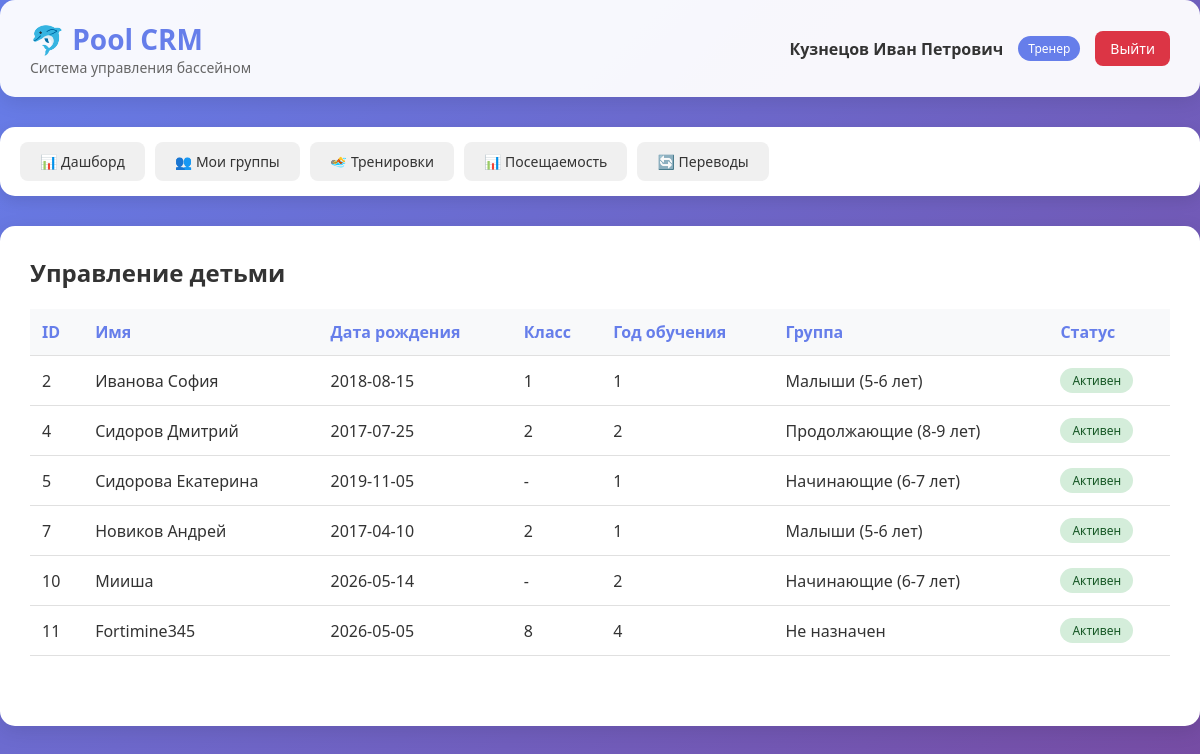
Page /children (signed in) on the committed database.
### database.py (models this page shows)
class CoachDB(Base):
    __tablename__ = "coaches"
    id = Column(Integer, primary_key=True, index=True)
    name = Column(String, nullable=False)
    email = Column(String, unique=True, nullable=False)
    phone = Column(String)
    password = Column(String, nullable=False)
    is_active = Column(Boolean, default=True)
    created_at = Column(String, default=lambda: datetime.now().strftime("%d.%m.%Y %H:%M"))
    groups = relationship("GroupDB", back_populates="coach")
    transfer_requests = relationship("TransferRequestDB", back_populates="coach")

class ChildDB(Base):
    __tablename__ = "children"
    id = Column(Integer, primary_key=True, index=True)
    parent_id = Column(Integer, ForeignKey("parents.id"), nullable=False)
    name = Column(String, nullable=False)
    birthdate = Column(Date, nullable=False)
    class_num = Column(Integer)
    study_year = Column(Integer)
    medical_note = Column(String)
    medical_date = Column(Date)
    is_active = Column(Boolean, default=True)
    parent = relationship("ParentDB", back_populates="children")
    enrollments = relationship("EnrollmentDB", back_populates="child")
    attendances = relationship("AttendanceDB", back_populates="child")
    transfer_history = relationship("TransferHistoryDB", back_populates="child")
    transfer_requests = relationship("TransferRequestDB", back_populates="child")
    applications = relationship("ApplicationDB", back_populates="child")  # <-- ДОБАВИТЬ

class GroupDB(Base):
    __tablename__ = "groups"
    id = Column(Integer, primary_key=True, index=True)
    name = Column(String, nullable=False)
    level = Column(Integer, nullable=False)
    coach_id = Column(Integer, ForeignKey("coaches.id"))
    max_capacity = Column(Integer, default=12)
    age_tolerance = Column(Float, default=1.0)
    is_active = Column(Boolean, default=True)
    created_at = Column(String, default=lambda: datetime.now().strftime("%d.%m.%Y %H:%M"))
    coach = relationship("CoachDB", back_populates="groups")
    time_slots = relationship("TimeSlotDB", back_populates="group", cascade="all, delete-orphan")
    enrollments = relationship("EnrollmentDB", back_populates="group")
    trainings = relationship("TrainingDB", back_populates="group")
    applications = relationship("ApplicationDB", back_populates="group")
    transfer_history_from = relationship("TransferHistoryDB", foreign_keys="TransferHistoryDB.from_group_id", back_populates="from_group")
    transfer_history_to = relationship("TransferHistoryDB", foreign_keys="TransferHistoryDB.to_group_id", back_populates="to_group")
    transfer_requests_from = relationship("TransferRequestDB", foreign_keys="TransferRequestDB.from_group_id", back_populates="from_group")
    transfer_requests_to = relationship("TransferRequestDB", foreign_keys="TransferRequestDB.suggested_group_id", back_populates="suggested_group")

### main.py (the view)
@app.get("/children", response_class=HTMLResponse)
async def children_list(request: Request, db: Session = Depends(get_db)):
    user = get_current_user(request, db)
    if not user:
        return RedirectResponse(url="/login")
    query = db.query(ChildDB).filter(ChildDB.is_active == True)
    if user["role"] == "parent":
        query = query.filter(ChildDB.parent_id == user["id"])
    children = query.all()
    children_data = []
    for child in children:
        enrollment = db.query(EnrollmentDB).filter(
            EnrollmentDB.child_id == child.id,
            EnrollmentDB.status == EnrollmentStatus.ACTIVE
        ).first()
        children_data.append({
            "id": child.id,
            "name": child.name,
            "birthdate": child.birthdate,
            "class_num": child.class_num,
            "study_year": child.study_year,
            "group_name": enrollment.group.name if enrollment else None,
            "is_active": child.is_active
        })
    return templates.TemplateResponse(
        name = "children.html",
        request = request,
        context = {
        "request": request,
        "user": user,
        "children": children_data
    })

### templates/children.html (shortened to what this page needs)
{% extends "base.html" %}
{% block content %}
<div class="header">
    <div class="logo">
        <h1>🐬 Pool CRM</h1>
        <p>Система управления бассейном</p>
    </div>
    <div class="user-info">
        <span class="user-name">{{ user.name }}</span>
        <span class="user-role">
            {% if user.role == 'admin' %}Администратор
            {% elif user.role == 'coach' %}Тренер
            {% else %}Родитель{% endif %}
        </span>
        <a href="/logout" class="logout-btn">Выйти</a>
    </div>
</div>
<div class="nav-menu">
    <a href="/dashboard" class="nav-link">📊 Дашборд</a>
    {% if user.role == 'coach' %}
    <a href="/groups" class="nav-link">👥 Мои группы</a>
    <a href="/trainings" class="nav-link">🏊 Тренировки</a>
    <a href="/attendance" class="nav-link">📊 Посещаемость</a>
    <a href="/transfers" class="nav-link">🔄 Переводы</a>
    {% endif %}
</div>
<div class="content">
    <div class="action-bar">
        <h2>{% if user.role == 'parent' %}Мои дети{% else %}Управление детьми{% endif %}</h2>
    </div>
    <table class="data-table">
        <thead>
            <tr>
                <th>ID</th>
                <th>Имя</th>
                <th>Дата рождения</th>
                <th>Класс</th>
                <th>Год обучения</th>
                <th>Группа</th>
                <th>Статус</th>
            </tr>
        </thead>
        <tbody>
            {% for child in children %}
            <tr>
                <td>{{ child.id }}</td>
                <td>{{ child.name }}</td>
                <td>{{ child.birthdate }}</td>
                <td>{{ child.class_num or '-' }}</td>
                <td>{{ child.study_year or '-' }}</td>
                <td>{{ child.group_name or 'Не назначен' }}</td>
                <td>
                    <span class="status-badge {% if child.is_active %}status-active{% else %}status-completed{% endif %}">
                        {% if child.is_active %}Активен{% else %}Неактивен{% endif %}
                    </span>
                </td>
            </tr>
            {% endfor %}
        </tbody>
    </table>
</div>
{% endblock %}

### templates/base.html (style rules this page uses)
* { margin: 0; padding: 0; box-sizing: border-box; }
body { font-family: 'Segoe UI', Tahoma, Geneva, Verdana, sans-serif; background: linear-gradient(135deg, #667eea 0%, #764ba2 100%); min-height: 100vh; color: #333; }
.header { background: rgba(255, 255, 255, 0.95); border-radius: 15px; padding: 20px 30px; margin-bottom: 30px; box-shadow: 0 5px 20px rgba(0,0,0,0.1); display: flex; justify-content: space-between; align-items: center; flex-wrap: wrap; }
.logo h1 { color: #667eea; font-size: 28px; }
.logo p { color: #666; font-size: 14px; }
.user-info { display: flex; align-items: center; gap: 15px; }
.user-name { font-weight: 600; color: #333; }
.user-role { background: #667eea; color: white; padding: 4px 10px; border-radius: 20px; font-size: 12px; }
.logout-btn { background: #dc3545; color: white; border: none; padding: 8px 15px; border-radius: 8px; cursor: pointer; text-decoration: none; font-size: 14px; }
.nav-menu { background: white; border-radius: 15px; padding: 15px 20px; margin-bottom: 30px; box-shadow: 0 5px 15px rgba(0,0,0,0.1); display: flex; gap: 10px; flex-wrap: wrap; }
.nav-link { background: #f0f0f0; border: none; padding: 10px 20px; border-radius: 8px; cursor: pointer; text-decoration: none; color: #333; font-size: 14px; font-weight: 500; transition: all 0.3s; }
.content { background: white; border-radius: 15px; padding: 30px; box-shadow: 0 5px 20px rgba(0,0,0,0.1); min-height: 500px; }
.data-table { width: 100%; border-collapse: collapse; margin-top: 20px; }
.data-table th, .data-table td { padding: 12px; text-align: left; border-bottom: 1px solid #e0e0e0; }
.data-table th { background: #f8f9fa; font-weight: 600; color: #667eea; }
.status-badge { display: inline-block; padding: 4px 12px; border-radius: 20px; font-size: 12px; font-weight: 500; }
.status-active { background: #d4edda; color: #155724; }
.action-bar { display: flex; justify-content: space-between; align-items: center; margin-bottom: 20px; flex-wrap: wrap; gap: 15px; }

### rows in the picture
CoachDB: name "Кузнецов Иван Петрович"
ChildDB: name "Иванова София", birthdate "2018-08-15"
GroupDB: name "Малыши (5-6 лет)" "Малыши (5-6 лет)"
ChildDB: name "Сидоров Дмитрий", birthdate "2017-07-25"
GroupDB: name "Продолжающие (8-9 лет)"
ChildDB: name "Сидорова Екатерина", birthdate "2019-11-05"
GroupDB: name "Начинающие (6-7 лет)" "Начинающие (6-7 лет)"
ChildDB: name "Новиков Андрей", birthdate "2017-04-10"
ChildDB: name "Мииша", birthdate "2026-05-14"
ChildDB: id "11", name "Fortimine345", birthdate "2026-05-05", class_num "8", study_year "4", group_name "Не назначен"

### other values in the picture
{{ child.id }} "2" "4" "5" "7" "10"
{{ child.class_num or '-' }} "1" "2" "-" "2" "-"
{{ child.study_year or '-' }} "1" "2" "1" "1" "2"
